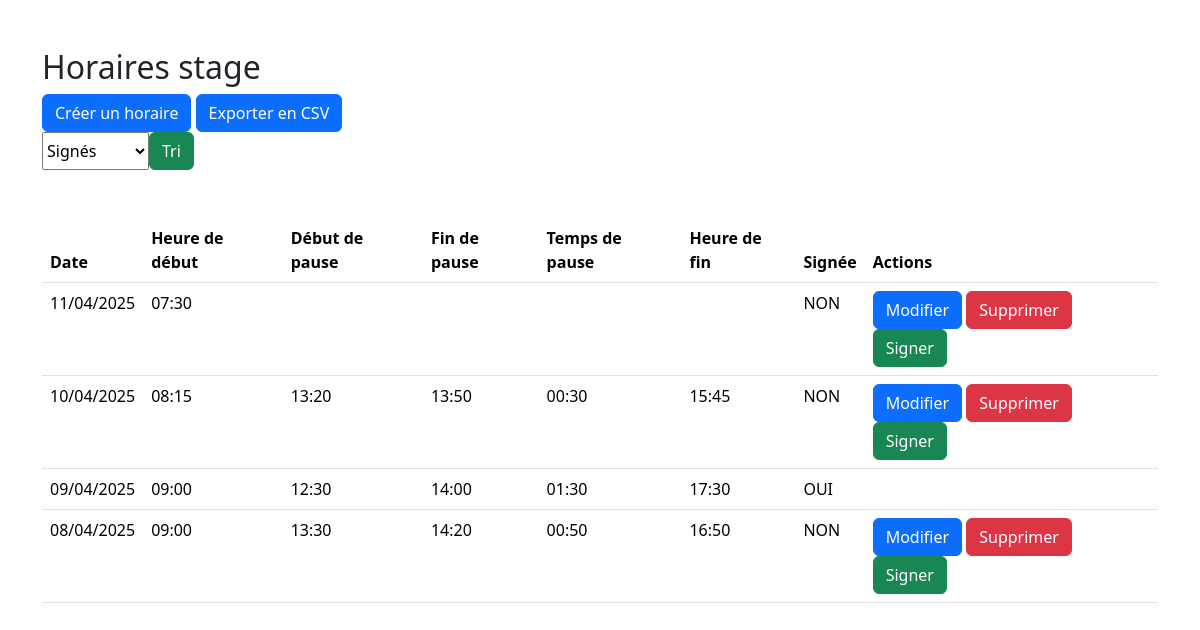
Before: / with the older database file.
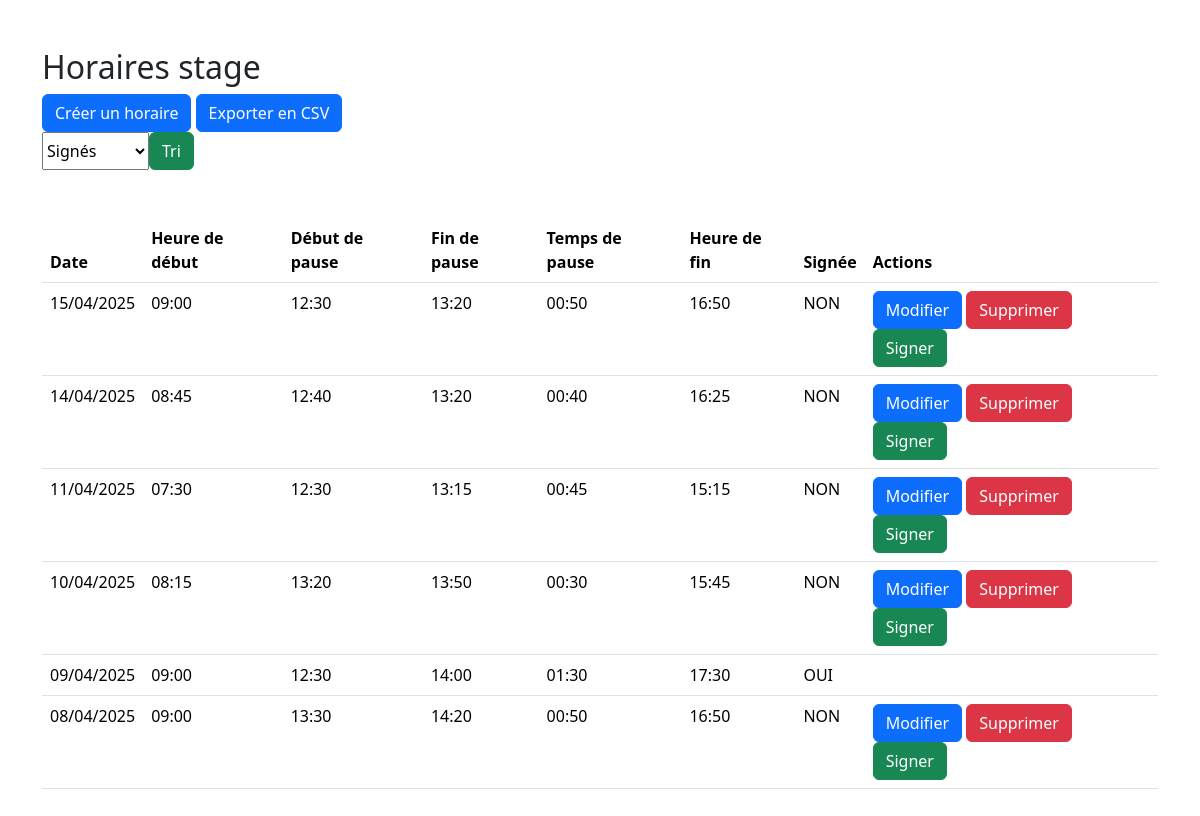
After: the same page with the newer database file.
### tables this page shows
CREATE TABLE `horaire` (
  `idHoraire` int(11) NOT NULL AUTO_INCREMENT,
  `dateHoraire` date NOT NULL,
  `heureDebut` time NOT NULL,
  `heureDebutPause` time NOT NULL,
  `heureFinPause` time NOT NULL,
  `tempsPause` time NOT NULL,
  `heureFin` time NOT NULL,
  `signature` tinyint(1) NOT NULL,
  PRIMARY KEY (`idHoraire`),
  UNIQUE KEY `dateHoraire` (`dateHoraire`)
);

### index.php (the view, shortened to what this page needs)
<!DOCTYPE html>
<html>
<head>
    <link href="https://cdn.jsdelivr.net/npm/bootstrap@5.3.5/dist/css/bootstrap.min.css" rel="stylesheet">
</head>
<body>
<div class="container my-5">
    <h2> Horaires stage </h2>
    <a class="btn btn-primary" href="createHoraire.php">Créer un horaire</a>
    <a class="btn btn-primary" href="exportCVS.php">Exporter en CSV</a>
    <form class="d-flex" action="index.php" method="post">
        <select name="tri" id="tri">
            <option value="signature">Signés</option>
        </select>
        <input class="btn btn-success" type="submit" value="Tri">
    </form>
    <br>
    <br>
    <table class="table">
        <thead>
            <tr>
                <th>Date</th>
                <th>Heure de début</th>
                <th>Début de pause</th>
                <th>Fin de pause</th>
                <th>Temps de pause</th>
                <th>Heure de fin</th>
                <th>Signée </th>
                <th>Actions</th>
            </tr>
        </thead>
        <tbody>
            <?php
                include 'config.php';
                $sql = "CREATE DATABASE IF NOT EXISTS horairesstage";
                if($conn->query($sql) === TRUE){
                    $conn->select_db('horairesstage');
                }
                $sql = "SELECT * FROM horaire ORDER BY dateHoraire DESC";
                $result = $conn->query($sql);
                while($row = $result->fetch_assoc()){
                    $heureDebut = new DateTime($row['heureDebut']);
                    $heureDebutPause = new DateTime($row['heureDebutPause']);
                    $heureFinPause = new DateTime($row['heureFinPause']);
                    $tempsPause = new DateTime($row['tempsPause']);
                    $heureFin = new DateTime($row['heureFin']);
                    $dateHoraire = new DateTime($row['dateHoraire']);
                    if($heureDebutPause->format('H:i') == '00:00'){
                        $heureDebutPause = "";
                    }
                    if($heureFinPause->format('H:i') == '00:00'){
                        $heureFinPause = "";
                    }
                    if($tempsPause->format('H:i') == '00:00'){
                        $tempsPause = "";
                    }
                    if($heureFin->format('H:i') == '00:00'){
                        $heureFin = "";
                    }
                    echo "
                        <tr>
                            <td>".$dateHoraire->format('d/m/Y')."</td>
                    <td>".$heureDebut->format('H:i')."</td>";
                    if(!empty($heureDebutPause)){
                        echo "<td>".$heureDebutPause->format('H:i')."</td>";
                    }
                    else{
                        echo "<td></td>";
                    }
                    if(!empty($heureFinPause)){
                        echo "<td>".$heureFinPause->format('H:i')."</td>";
                    }
                    else{
                        echo "<td></td>";
                    }
                    if(!empty($tempsPause)){
                        echo "<td>".$tempsPause->format('H:i')."</td>";
                    }
                    else{
                        echo "<td></td>";
                    }
                    if(!empty($heureFin)){
                        echo "<td>".$heureFin->format('H:i')."</td>";
                    }
                    else{
                        echo "<td></td>";
                    }
                    if($row['signature'] == 1){
                        echo "<td>OUI</td>";
                        echo " <td></td>";
                    }
                    else{
                        echo "<td>NON</td>";
                        echo "
                    <td>
                        <form action='editHoraire.php' method='get' class='d-inline'>
                        <input type='hidden' name='idHoraire' value='".$row['idHoraire']."'>
                        <input type='submit' class='btn btn-primary' value='Modifier'>
                        </form>
                        <form action='deleteHoraire.php' method='post' class='d-inline delete-form'>
                        <input type='hidden' name='idHoraire' value='".$row['idHoraire']."'>
                        <input type='submit' class='btn btn-danger' value='Supprimer'>
                        </form>
                        <form action='signHoraire.php' method='post' class='d-inline sign-form'>
                        <input type='hidden' name='idHoraire' value='".$row['idHoraire']."'>
                        <input type='submit' class='btn btn-success' value='Signer'>
                        </form>
                    </td>";
                    }
                    echo "</tr>";
                }
            ?>
        </tbody>
    </table>
</div>

Changed rows visible on the page:
added horaire: dateHoraire "15/04/2025", heureDebut "09:00", heureDebutPause "12:30", heureFinPause "13:20", tempsPause "00:50", heureFin "16:50"
added horaire: dateHoraire "14/04/2025", heureDebut "08:45", heureDebutPause "12:40", heureFinPause "13:20", tempsPause "00:40", heureFin "16:25"
changed horaire (number 3 of 6 on the later page): heureDebutPause (not shown) → "12:30"; heureFinPause (not shown) → "13:15"; tempsPause (not shown) → "00:45"; heureFin (not shown) → "15:15"
